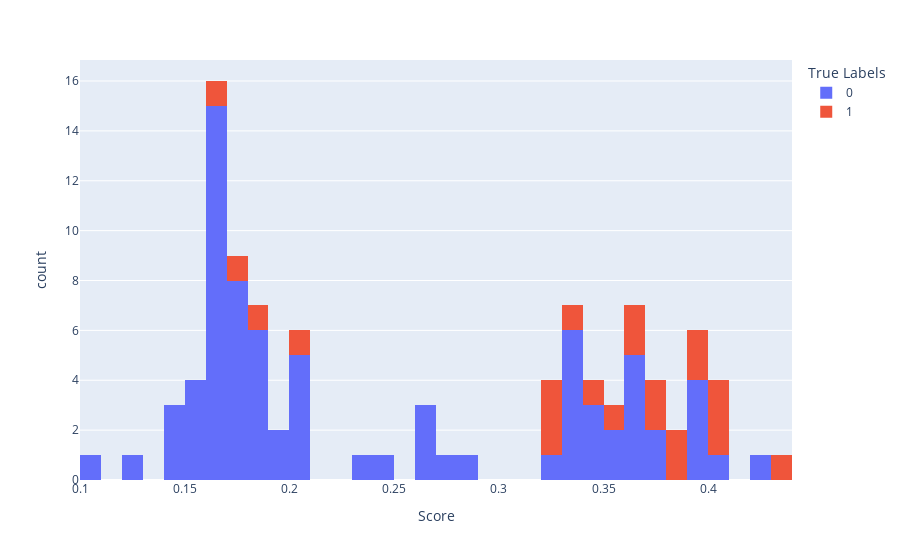
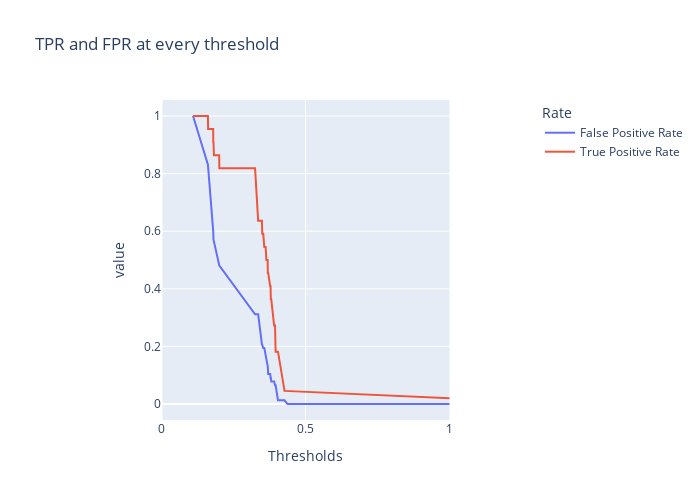

Notebook code for these charts, in order:
### Code cell
from sklearn import metrics
y_pred_proba = model.predict_proba(X_test)[:, 1]
fpr, tpr, thresholds = metrics.roc_curve(y_test, y_pred_proba)

# The histogram of scores compared to true labels
fig_hist = px.histogram(
    x=y_pred_proba, color=y_test.interaction.to_list(), nbins=50,
    labels=dict(color='True Labels', x='Score')
)

fig_hist.show()


# Evaluating model performance at various thresholds
df = pd.DataFrame({
    'False Positive Rate': fpr,
    'True Positive Rate': tpr
}, index=thresholds)
df.index.name = "Thresholds"
df.columns.name = "Rate"

fig_thresh = px.line(
    df, title='TPR and FPR at every threshold',
    width=700, height=500
)

fig_thresh.update_yaxes(scaleanchor="x", scaleratio=1)
fig_thresh.update_xaxes(range=[0, 1], constrain='domain')
fig_thresh.show()

### Figure 1 — Plotly figure (JSON) as saved in the notebook; plotly's stock layout.template omitted (floating-point values rounded to 4 significant figures)
{"data": [{"alignmentgroup": "True", "bingroup": "x", "hovertemplate": "True Labels=0<br>Score=%{x}<br>count=%{y}<extra></extra>", "legendgroup": "0", "marker": {"color": "#636efa", "pattern": {"shape": ""}}, "name": "0", "nbinsx": 50, "offsetgroup": "0", "orientation": "v", "showlegend": true, "type": "histogram", "x": [0.2359, 0.1731, 0.1632, 0.172, 0.1757, 0.1669, 0.1502, 0.1683, 0.163, 0.3499, 0.4271, 0.3971, 0.1602, 0.1802, 0.1871, 0.1788, 0.3356, 0.2485, 0.203, 0.1964, 0.1872, 0.3582, 0.3962, 0.3642, 0.4033, 0.3408, 0.178, 0.3396, 0.2008, 0.3568, 0.3364, 0.2019, 0.1651, 0.1743, 0.391, 0.166, 0.1878, 0.3664, 0.3206, 0.2614, 0.1893, 0.2733, 0.1904, 0.2801, 0.1618, 0.3988, 0.1822, 0.3699, 0.1663, 0.1287, 0.3383, 0.1096, 0.1489, 0.1611, 0.3479, 0.209, 0.1798, 0.1632, 0.3384, 0.1497, 0.2659, 0.1634, 0.3775, 0.142, 0.2051, 0.3367, 0.1628, 0.156, 0.3796, 0.1612, 0.1779, 0.1584, 0.3691, 0.1518, 0.3611, 0.161, 0.2663], "xaxis": "x", "yaxis": "y"}, {"alignmentgroup": "True", "bingroup": "x", "hovertemplate": "True Labels=1<br>Score=%{x}<br>count=%{y}<extra></extra>", "legendgroup": "1", "marker": {"color": "#EF553B", "pattern": {"shape": ""}}, "name": "1", "nbinsx": 50, "offsetgroup": "1", "orientation": "v", "showlegend": true, "type": "histogram", "x": [0.3254, 0.3616, 0.4375, 0.3533, 0.1793, 0.1804, 0.3786, 0.332, 0.3946, 0.4045, 0.3687, 0.3943, 0.1612, 0.3487, 0.3268, 0.4061, 0.4097, 0.2003, 0.3812, 0.3842, 0.3249, 0.3705], "xaxis": "x", "yaxis": "y"}], "layout": {"barmode": "relative", "legend": {"title": {"text": "True Labels"}, "tracegroupgap": 0}, "margin": {"t": 60}, "xaxis": {"anchor": "y", "domain": [0, 1], "title": {"text": "Score"}}, "yaxis": {"anchor": "x", "domain": [0, 1], "title": {"text": "count"}}}}

### Figure 2 — Plotly figure (JSON) as saved in the notebook; plotly's stock layout.template omitted (floating-point values rounded to 4 significant figures)
{"data": [{"hovertemplate": "Rate=False Positive Rate<br>Thresholds=%{x}<br>value=%{y}<extra></extra>", "legendgroup": "False Positive Rate", "line": {"color": "#636efa", "dash": "solid"}, "marker": {"symbol": "circle"}, "mode": "lines", "name": "False Positive Rate", "orientation": "v", "showlegend": true, "type": "scatter", "x": [1.438, 0.4375, 0.4271, 0.4045, 0.3962, 0.3943, 0.391, 0.3812, 0.3796, 0.3786, 0.3775, 0.3705, 0.3691, 0.3687, 0.3642, 0.3616, 0.3568, 0.3533, 0.3499, 0.3487, 0.3356, 0.3249, 0.2008, 0.2003, 0.1822, 0.1804, 0.1798, 0.1793, 0.1618, 0.1612, 0.1096], "xaxis": "x", "y": [0, 0, 0.01299, 0.01299, 0.06494, 0.06494, 0.07792, 0.07792, 0.09091, 0.09091, 0.1039, 0.1039, 0.1299, 0.1299, 0.1558, 0.1558, 0.1948, 0.1948, 0.2078, 0.2078, 0.3117, 0.3117, 0.4805, 0.4805, 0.5714, 0.5714, 0.5974, 0.5974, 0.8312, 0.8312, 1], "yaxis": "y"}, {"hovertemplate": "Rate=True Positive Rate<br>Thresholds=%{x}<br>value=%{y}<extra></extra>", "legendgroup": "True Positive Rate", "line": {"color": "#EF553B", "dash": "solid"}, "marker": {"symbol": "circle"}, "mode": "lines", "name": "True Positive Rate", "orientation": "v", "showlegend": true, "type": "scatter", "x": [1.438, 0.4375, 0.4271, 0.4045, 0.3962, 0.3943, 0.391, 0.3812, 0.3796, 0.3786, 0.3775, 0.3705, 0.3691, 0.3687, 0.3642, 0.3616, 0.3568, 0.3533, 0.3499, 0.3487, 0.3356, 0.3249, 0.2008, 0.2003, 0.1822, 0.1804, 0.1798, 0.1793, 0.1618, 0.1612, 0.1096], "xaxis": "x", "y": [0, 0.04545, 0.04545, 0.1818, 0.1818, 0.2727, 0.2727, 0.3636, 0.3636, 0.4091, 0.4091, 0.4545, 0.4545, 0.5, 0.5, 0.5455, 0.5455, 0.5909, 0.5909, 0.6364, 0.6364, 0.8182, 0.8182, 0.8636, 0.8636, 0.9091, 0.9091, 0.9545, 0.9545, 1, 1], "yaxis": "y"}], "layout": {"height": 500, "legend": {"title": {"text": "Rate"}, "tracegroupgap": 0}, "title": {"text": "TPR and FPR at every threshold"}, "width": 700, "xaxis": {"anchor": "y", "constrain": "domain", "domain": [0, 1], "range": [0, 1], "title": {"text": "Thresholds"}}, "yaxis": {"anchor": "x", "domain": [0, 1], "scaleanchor": "x", "scaleratio": 1, "title": {"text": "value"}}}}
